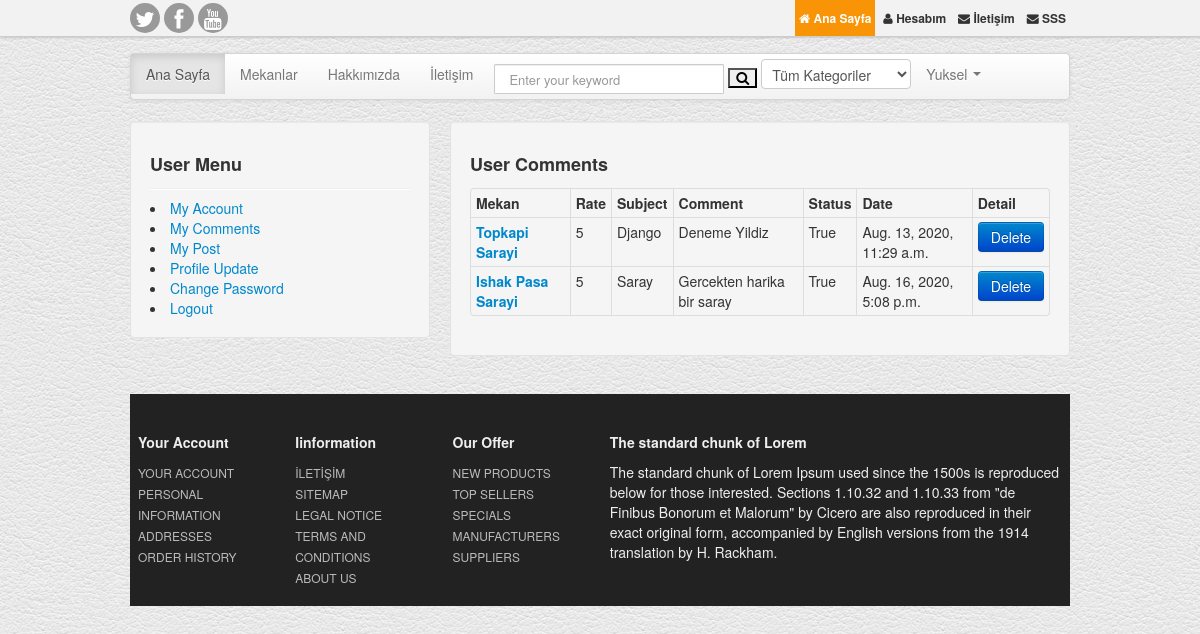
/user/comments/ (signed in), run on the app's committed database.
### mekan/models.py (models this page shows, shortened)
class Comment(models.Model):
    STATUS = (
        ('New', 'Yeni'),
        ('True', 'Evet'),
        ('False', 'Hayır'),
    )
    mekan = models.ForeignKey(Mekan, on_delete=models.CASCADE)
    user = models.ForeignKey(User, on_delete=models.CASCADE)
    subject = models.CharField(max_length=50, blank=True)
    comment = models.TextField(max_length=200, blank=True)
    rate = models.IntegerField(blank=True)
    status = models.CharField(max_length=10, choices=STATUS, default='New')
    ip = models.CharField(blank=True, max_length=20)
    created_at = models.DateTimeField(auto_now_add=True)
    updated_at = models.DateTimeField(auto_now=True)

class Mekan(models.Model):
    STATUS = (
        ('True', 'Evet'),
        ('False', 'Hayır'),
    )
    user = models.ForeignKey(User, on_delete=models.SET_NULL, null=True)
    category = models.ForeignKey(Category, on_delete=models.CASCADE)  # relation with Category table
    title = models.CharField(max_length=150)
    keywords = models.CharField(blank=True, max_length=255)
    description = models.CharField(blank=True, max_length=255)
    image = models.ImageField(blank=True, upload_to='images/')
    detail = RichTextUploadingField()
    slug = models.SlugField(null=False, unique=True)
    sehir = models.CharField(max_length=150)
    ulke = models.CharField(max_length=150)
    status = models.CharField(max_length=10, choices=STATUS)
    created_at = models.DateTimeField(auto_now_add=True)
    updated_at = models.DateTimeField(auto_now=True)
    def image_tag(self):
        return mark_safe('<img src="{}" height="50"/>'.format(self.image.url))
    image_tag.short_description = 'Image'

### user/views.py (the view)
# urls.py: path('comments/', views.comments, name="comments"),
@login_required(login_url='/login')  # Check login
def comments(request):
    setting = Setting.objects.get(pk=1)
    category = Category.objects.all()
    current_user = request.user
    comments = Comment.objects.filter(user_id=current_user.id)
    context = {
        'category': category,
        'comments': comments,
        'setting': setting,
    }
    return render(request, 'user_comments.html', context)

### user/templates/user_comments.html (shortened to what this page needs)
{% extends 'homebase.html' %}
{% block content %}
    <div class="span4">
        <div class="well">
            <div class="section-title">
                <h3 class="title">User Menu</h3>
            </div>
            <hr class="soften"/>
            <li><a href="/user">My Account</a></li>
            <li><a href="/user/comments">My Comments</a></li>
            <li><a href="/user/mekans">My Post</a></li>
            <li><a href="/user/update">Profile Update</a></li>
            <li><a href="/user/password">Change Password</a></li>
            <li><a href="/logout">Logout</a></li>
        </div>
    </div>
    <div class="span8">
        <div class="well">
            <div class="section-title">
                <h3 class="title">User Comments</h3>
            </div>
            <table class="table table-bordered table-condensed">
                <tr>
                    <th class="text-left">Mekan</th>
                    <th class="text-left">Rate</th>
                    <th class="text-left">Subject</th>
                    <th class="text-left">Comment</th>
                    <th class="text-left">Status</th>
                    <th class="text-left">Date</th>
                    <th class="text-left">Detail</th>
                </tr>
                {% for rs in comments %}
                    <tr>
                        <td class="text-left">
                            <a href="/mekan/{{ rs.mekan_id }}/{{ rs.mekan.slug }}">
                                <strong>{{ rs.mekan.title }}</strong>
                            </a>
                        </td>
                        <td class="text-left">{{ rs.rate }}</td>
                        <td class="text-left">{{ rs.subject }}</td>
                        <td class="text-left">{{ rs.comment }}</td>
                        <td class="text-left">{{ rs.status }}</td>
                        <td class="text-left">{{ rs.created_at }}</td>
                        <td class="text-left"><a class="btn btn-primary" href="/user/deletecomment/{{ rs.id }}" onclick="return confirm('Will be Delete! Are you sure?')">Delete</a></td>
                    </tr>
                {% endfor %}
            </table>
        </div>
    </div>
{% endblock %}

### home/templates/header.html (shortened to what this page needs)
{% load static %}
{% load mptt_tags %}
<div class="navbar navbar-inverse navbar-fixed-top">
    <div class="topNav">
        <div class="container">
            <div class="alignR">
                <div class="pull-left socialNw">
                    <a href="https://twitter.com/"><span class="icon-twitter"></span></a>
                    <a href="https://www.facebook.com/"><span class="icon-facebook"></span></a>
                    <a href="https://www.youtube.com/results?search_query=yuksel+celik"><span class="icon-youtube"></span></a>
                </div>
                <a class="active" href="/AnaSayfa"> <span class="icon-home"></span> Ana Sayfa</a>
                <a href="/user"><span class="icon-user"></span> Hesabım</a>
                <a href="/iletisim"><span class="icon-envelope"></span> İletişim</a>
                <a href="/sss"><span class="icon-envelope"></span> SSS</a>
            </div>
        </div>
    </div>
</div>
<div class="container">
    <header id="header">
    </header>
    <div class="navbar">
        <div class="navbar-inner">
            <div class="container">
                <div class="nav-collapse">
                    <ul class="nav">
                        <li class="active"><a href="/AnaSayfa">Ana Sayfa	</a></li>
                        <li class=""><a href="/mekans">Mekanlar</a></li>
                        <li class=""><a href="/hakkimizda">Hakkımızda</a></li>
                        <li class=""><a href="/iletisim">İletişim</a></li>
                    </ul>
                    <form action="/search/" class="navbar-search pull-left" method="post">
                        <input id="query" name="query" class="search-query span2" type="text"
                               placeholder="Enter your keyword">
                        <button class="icon-search"></button>
                        <select name="catid" class="input search-input" style="width: 150px;">
                            <option value="0">Tüm Kategoriler</option>
                        </select>
                    </form>
                    <ul class="nav pull-left">
                        <li class="dropdown">
                            {% if user.id is not None %}
                                <a data-toggle="dropdown" class="dropdown-toggle" href="#">{{ user.first_name }} {{ user.last_name }}<b
                                        class="caret"></b></a>
                            {% else %}
                                <a href="/login">Log In<a href="/signup">Sign Up</a> </a>
                            {% endif %}
                        </li>
                    </ul>
                </div>
            </div>
        </div>
    </div>
</div>

### home/static/style.css (style rules this page uses)
body { background:url(img/white_leather.png) repeat 0 0; }
#header { padding:8px 0 8px; }
#header { padding-top:44px; }
h3 { font-size: 18px;line-height: 1.5em; }
hr.soften { margin: 8px 0;background: #DDD; }
.navbar-inner { padding-left: 0;padding-right: 0; }
.alignR { text-align:right; }
.navbar .nav , .marginLess { margin:0 }
.navbar-search .search-query { padding: 4px 14px;-moz-border-radius: 1px;-webkit-border-radius: 1px;border-radius: 1px;line-height: 1.5em; min-width: 200px; }
.navbar-search { margin-left:6px; }
.topNav { padding: 0;border-bottom: 1px solid #CCC;background: #f2f2f2;box-shadow: 0 0 3px #B1AFAF; }
.topNav a { color:#333; font-size:12px; font-weight:bold; display:inline-block; padding:8px 4px; }
.topNav a:hover, .topNav a.active { color:#fff; background:#f89406; text-decoration:none }
.socialNw a { width:24px; height:24px; line-height:24px; display:inline-block; padding:3px; margin-top:3px; font-size:21px; border-radius:50%; background:#999; color:#fff; text-align:center; }

### data on the page
Comment: mekan "Topkapi Sarayi", rate "5", subject "Django", comment "Deneme Yildiz", status "True", created_at "Aug. 13, 2020, 11:29 a.m."
Comment: mekan "Ishak Pasa Sarayi", rate "5", subject "Saray", comment "Gercekten harika bir saray", status "True", created_at "Aug. 16, 2020, 5:08 p.m."

### other printed values
{{ user.first_name }} "Yuksel"
